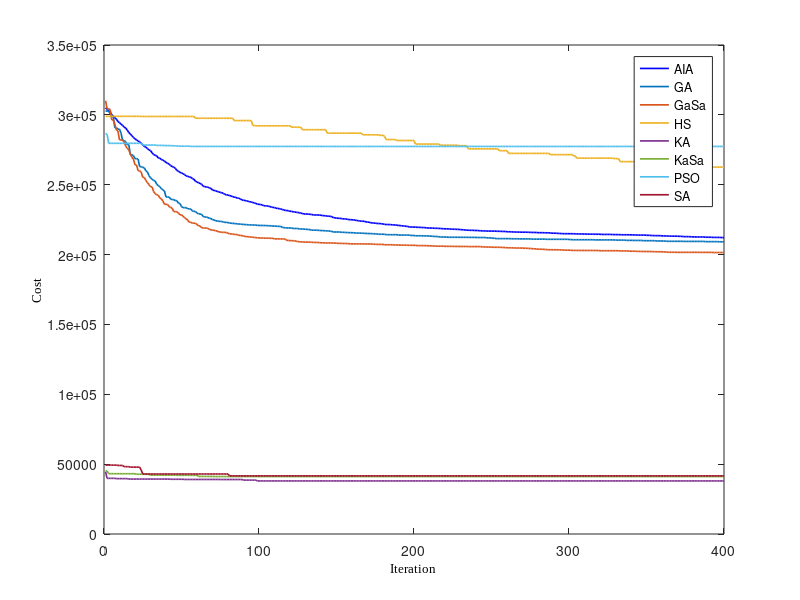

This figure's MATLAB source:
clc;
close all;
clear all;
load('Data/SA01');
load('Data/GA01');
load('Data/PSO01');
load('Data/AIA01');
load('Data/HS01');
load('Data/KA01');
load('Data/GaSa01');
load('Data/KaSa01');
%% Drew Table
LineWidth=1.2;
MarkerSize=7;
plot(Ans_AIA,'-b','LineWidth',LineWidth,'MarkerSize',MarkerSize);
hold on;
plot(Ans_GA,'-','LineWidth',LineWidth,'MarkerSize',MarkerSize);
plot(Ans_GaSa,'-','LineWidth',LineWidth,'MarkerSize',MarkerSize);
plot(Ans_HS,'-','LineWidth',LineWidth,'MarkerSize',MarkerSize);
plot(Ans_KA,'-','LineWidth',LineWidth,'MarkerSize',MarkerSize);
plot(Ans_KaSa,'-','LineWidth',LineWidth,'MarkerSize',MarkerSize);
plot(Ans_PSO,'-','LineWidth',LineWidth,'MarkerSize',MarkerSize);
plot(Ans_SA,'-','LineWidth',LineWidth,'MarkerSize',MarkerSize);
xlabel('Iteration','FontSize',9,'FontWeight','normal','FontName','Times New Roman','Color','k');
ylabel('Cost','FontSize',9,'FontWeight','normal','FontName','Times New Roman','Color','k');
legend('AIA','GA','GaSa','HS','KA','KaSa','PSO','SA')

